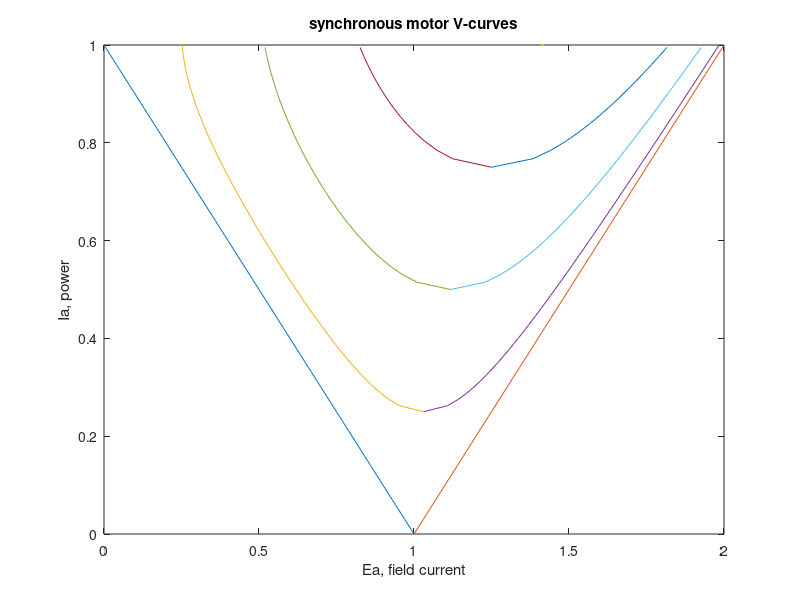

The MATLAB script that drew this image:
% kkk synchronous motor compounding curves
%Xs=1.0

clc
clear all
format long e


Eg=@(Ia,P) sqrt(1+1*Ia.*Ia-2.*sqrt(Ia.*Ia-P.*P)) ;
Ed=@(Ia,P) sqrt(1+1*Ia.*Ia+2.*sqrt(Ia.*Ia-P.*P)) ;
Ia=@(i) i/100 ;

%-----------

P=0;
i=P*100:P+1:100;


plot (Eg(Ia(i),P),Ia(i),Ed(Ia(i),P),Ia(i))

ylabel("Ia, power")
xlabel("Ea, field current")
title("synchronous motor V-curves")
hold on
%---

P=0.25;
i=P*100:P+1:100;

plot (Eg(Ia(i),P),Ia(i),Ed(Ia(i),P),Ia(i))

%-------------
P=0.50;
i=P*100:P+1:100;

plot (Eg(Ia(i),P),Ia(i),Ed(Ia(i),P),Ia(i))

%------------------------------

P=0.75;

i=P*100:P+1:100;

plot (Eg(Ia(i),P),Ia(i),Ed(Ia(i),P),Ia(i))

%--------------------------------------

P=1;

i=P*100:P+1:101;

plot (Eg(Ia(i),P),Ia(i),Ed(Ia(i),P),Ia(i))

hold off